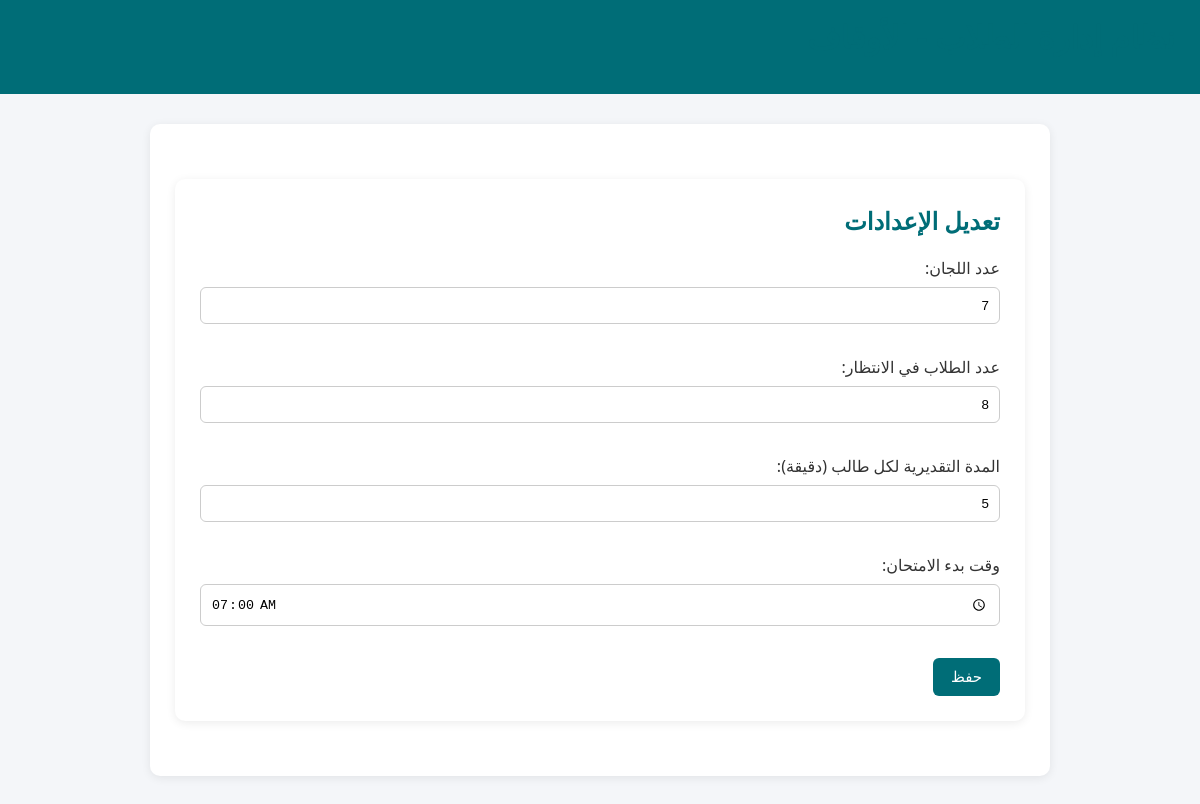
/screen/screen/settings/ (signed in), run on an earlier commit of the app's database.
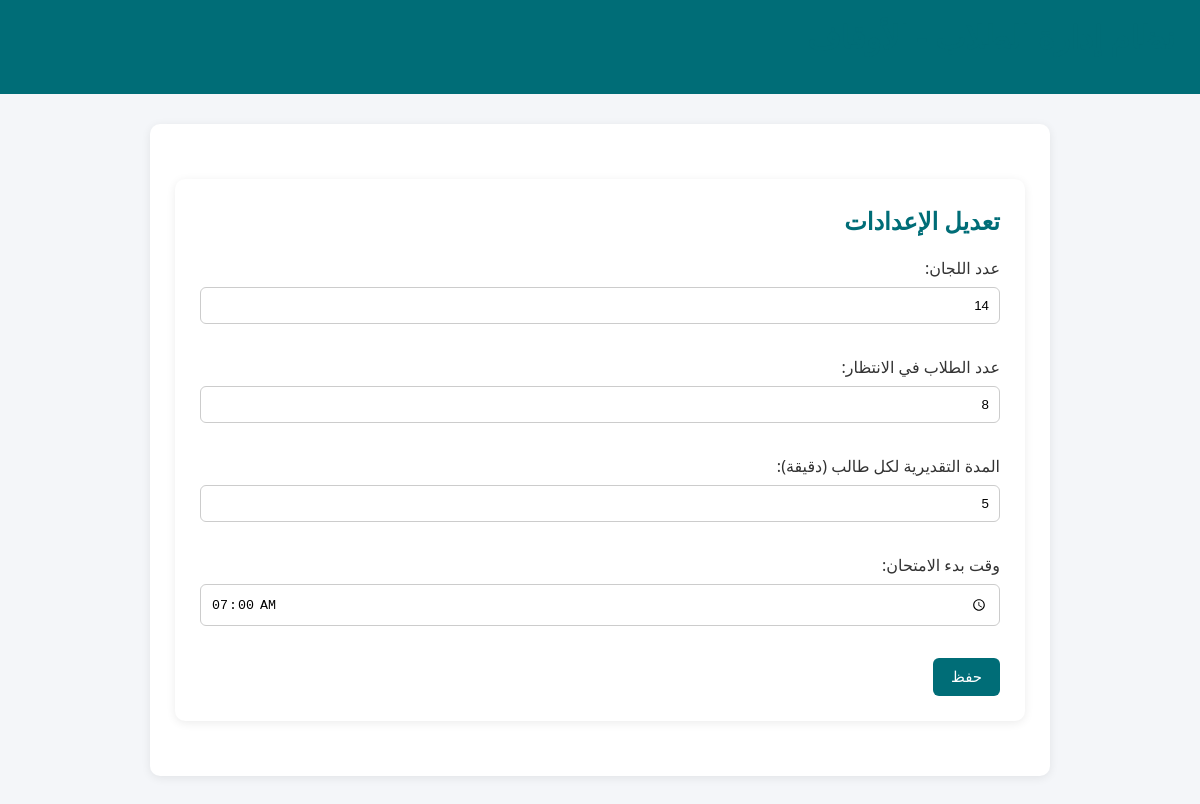
And on a later commit of the database.
### screen/models.py (models this page shows, shortened)
class ScreenSettings(models.Model):
    room_count = models.IntegerField(default=5)
    waiting_count = models.IntegerField(default=5)
    estimate_time_per_student = models.IntegerField(default=5)  # <--- ADD THIS
    exam_start_time = models.TimeField(default="07:00")  # default 7 AM
    @staticmethod
    def get_settings():
        settings = ScreenSettings.objects.last()
        if not settings:
            settings = ScreenSettings.objects.create(room_count=5, waiting_count=5)
        return settings

### screen/views.py (the view)
# urls.py: path('screen/settings/', views.edit_settings, name='edit_settings'),
@login_required
@staff_member_required
def edit_settings(request):
    old_settings = ScreenSettings.get_settings()
    old_room_count = old_settings.room_count if old_settings else 0
    if request.method == 'POST':
        form = ScreenSettingsForm(request.POST, instance=old_settings)
        if form.is_valid():
            new_settings = form.save(commit=False)
            new_room_count = new_settings.room_count
            if new_room_count != old_room_count:
                students = list(Student.objects.all().exclude(status="finished"))
                room_positions = {room: 0 for room in range(1, new_room_count + 1)}
                for student in students:
                    rooms = list(room_positions.keys())
                    random.shuffle(rooms)
                    min_room = min(rooms, key=lambda r: room_positions[r])
                    room_positions[min_room] += 1
                    student.room = min_room
                    student.position = room_positions[min_room]
                    student.save()
            new_settings.save()
            apply_automatic_status()
            return redirect('/screen/add-student')
    else:
        form = ScreenSettingsForm(instance=old_settings)
    return render(request, 'screen/edit_settings.html', {'form': form})

### screen/forms.py
class ScreenSettingsForm(forms.ModelForm):
    exam_start_time = forms.TimeField(
        label="وقت بدء الامتحان",
        widget=forms.TimeInput(format='%H:%M', attrs={'type': 'time'}),
        required=True
    )
    class Meta:
        model = ScreenSettings
        fields = ['room_count', 'waiting_count', 'estimate_time_per_student', 'exam_start_time']
        labels = {
            'room_count': 'عدد اللجان',
            'waiting_count': 'عدد الطلاب في الانتظار',
            'estimate_time_per_student': 'المدة التقديرية لكل طالب (دقيقة)',
            'exam_start_time': 'وقت بدء الامتحان',
        }

### screen/templates/screen/edit_settings.html (shortened to what this page needs)
{% extends "base.html" %}
{% block content %}
<div class="container">
    <h2>تعديل الإعدادات</h2>
    <form method="post">
        {{ form.as_p }}
        <button type="submit">حفظ</button>
    </form>
</div>
{% endblock %}

What changed in the data, as far as the page shows it:
changed ScreenSettings: room_count "7" → "14"
